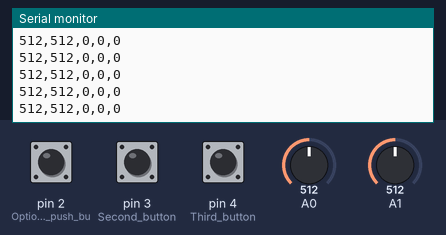
A sketch run on a simulated Arduino Uno, built with avr-gcc and run on an emulated ATmega328P. On the bench: the last lines printed to the serial monitor. Inputs (shaded band) come from the test bench; at power-on: A0 = 512, A1 = 512, pin 2 (Optional_joystick_push_bu) HIGH, pin 3 (Second_button) HIGH, pin 4 (Third_button) HIGH.

Above: at 1.2 s.
1.3 s: A0 set to 716
At 2.0 s:
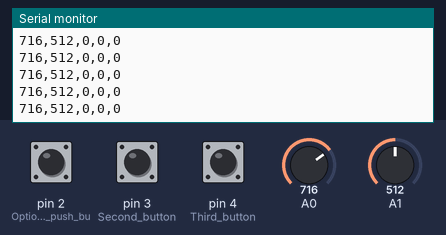
2.8 s: A1 set to 716
At 3.8 s:
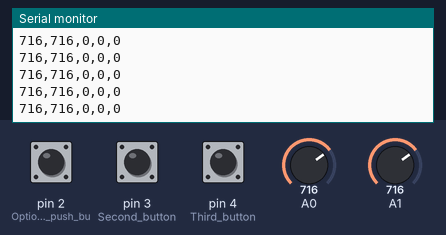
4.3 s: pin 2 (Optional_joystick_push_bu) pulled LOW for 0.15 s
5.9 s: pin 3 (Second_button) pulled LOW for 0.15 s
7.5 s: pin 4 (Third_button) pulled LOW for 0.15 s
9.1 s: A0 set to 900
At 9.8 s:
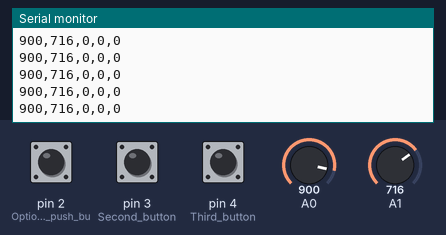
Timing chart, 0 to 11.6 s (numbered marks = the images above; inputs shaded):
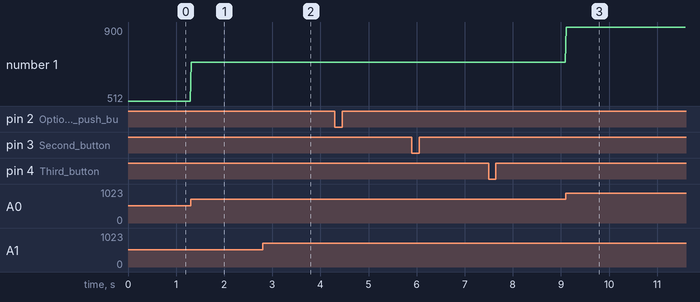

Measured:
- after the input at 1.3 s, the serial monitor: prints a new line at once (image 1)
- after the input at 2.8 s, the serial monitor: prints a new line at once (image 2)
- after the input at 9.1 s, the serial monitor: prints a new line at once (image 3)
- plotted number 1: 512 → 716 after the input at 1.3 s, 716 → 900 after the input at 9.1 s

The sketch:

JoystickController.ino
```cpp
// USB joystick for Unity. Default 10-bit analog readings: 0..1023.
// VRx -> A0, VRy -> A1, SW -> D2, GND -> GND. See Arduino/README.md for power.
void setup() {
  pinMode(2, INPUT_PULLUP); // Optional joystick push button; pressed = LOW.
  pinMode(3, INPUT_PULLUP); // Second button, reserved for later use.
  pinMode(4, INPUT_PULLUP); // Third button, future SwitchSide input.
  Serial.begin(115200);
}

void loop() {
  Serial.print(analogRead(A0));
  Serial.print(',');
  Serial.print(analogRead(A1));
  Serial.print(',');
  Serial.print(digitalRead(2) == LOW ? 1 : 0);
  Serial.print(',');
  Serial.print(digitalRead(3) == LOW ? 1 : 0);
  Serial.print(',');
  Serial.println(digitalRead(4) == LOW ? 1 : 0);
  delay(20); // 50 samples per second
}
```
